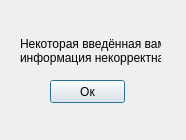
<?xml version="1.0" encoding="UTF-8"?>
<ui version="4.0">
 <class>Dialog</class>
 <widget class="QDialog" name="Dialog">
  <property name="geometry">
   <rect>
    <x>0</x>
    <y>0</y>
    <width>186</width>
    <height>140</height>
   </rect>
  </property>
  <property name="windowTitle">
   <string>Нарушение</string>
  </property>
  <widget class="QPushButton" name="ok_btn">
   <property name="geometry">
    <rect>
     <x>50</x>
     <y>80</y>
     <width>75</width>
     <height>23</height>
    </rect>
   </property>
   <property name="text">
    <string>Ок</string>
   </property>
  </widget>
  <widget class="QLabel" name="label">
   <property name="geometry">
    <rect>
     <x>20</x>
     <y>20</y>
     <width>141</width>
     <height>61</height>
    </rect>
   </property>
   <property name="text">
    <string>Некоторая введённая вами
информация некорректна</string>
   </property>
  </widget>
 </widget>
 <resources/>
 <connections/>
</ui>
